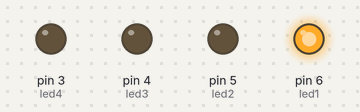
Bench run of a sketch on a simulated Arduino Uno, built with avr-gcc and run on an emulated ATmega328P. Parts: output pins drawn as LEDs (lit = HIGH).

Above: at 0.05 s.
At 0.55 s:
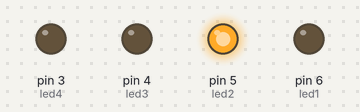
At 1.15 s:
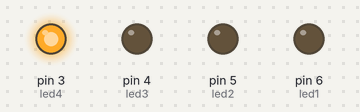
At 2.2 s:
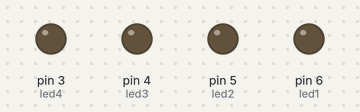
At 3.75 s:
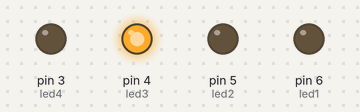
At 5.3 s:
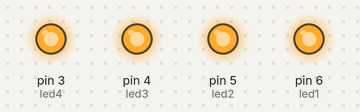
Timing chart, 0 to 6.2 s (numbered marks = the images above):
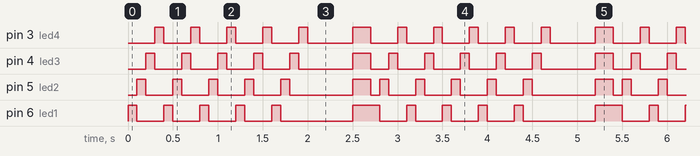

The sketch:

main.ino
```cpp
#define led1 6
#define led2 5
#define led3 4
#define led4 3

int time = 100;

void setup() {
    pinMode(led1, OUTPUT);
    pinMode(led2, OUTPUT);
    pinMode(led3, OUTPUT);
    pinMode(led4, OUTPUT);
}

void loop() {
    for(int i = 0; i < 5; i++){
        digitalWrite(led1, HIGH);
        delay(time);
        digitalWrite(led1, LOW);

        digitalWrite(led2, HIGH);
        delay(time);
        digitalWrite(led2, LOW);

        digitalWrite(led3, HIGH);
        delay(time);
        digitalWrite(led3, LOW);

        digitalWrite(led4, HIGH);
        delay(time);
        digitalWrite(led4, LOW);
    }

    delay(500);

    for(int i = 0; i < 2; i++){
        digitalWrite(led1, HIGH);
        digitalWrite(led2, HIGH);
        digitalWrite(led3, HIGH);
        digitalWrite(led4, HIGH);

        delay(time);

        digitalWrite(led1, LOW);
        digitalWrite(led2, LOW);
        digitalWrite(led3, LOW);
        digitalWrite(led4, LOW);
    }
}
```

Measured:
- by itself, pin 3 (led4): repeats every 2.7 s: 4 × (LOW 0.30 s, HIGH 0.10 s), LOW 0.50 s, HIGH 0.20 s, LOW 0.30 s, HIGH 0.10 s
- by itself, pin 4 (led3): repeats every 2.7 s: 4 × (LOW 0.30 s, HIGH 0.10 s), LOW 0.60 s, HIGH 0.20 s, LOW 0.20 s, HIGH 0.10 s
- by itself, pin 5 (led2): repeats every 2.7 s: 4 × (LOW 0.30 s, HIGH 0.10 s), LOW 0.70 s, HIGH 0.20 s, LOW 0.10 s, HIGH 0.10 s
- by itself, pin 6 (led1): repeats every 2.7 s: 4 × (LOW 0.30 s, HIGH 0.10 s), LOW 0.80 s, HIGH 0.30 s
